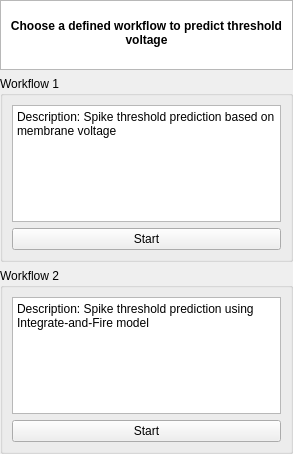
<?xml version="1.0" encoding="UTF-8"?>
<ui version="4.0">
 <class>threshold_euqation_method_main_window</class>
 <widget class="QWidget" name="threshold_euqation_method_main_window">
  <property name="geometry">
   <rect>
    <x>0</x>
    <y>0</y>
    <width>293</width>
    <height>454</height>
   </rect>
  </property>
  <property name="windowTitle">
   <string>Form</string>
  </property>
  <layout class="QGridLayout" name="gridLayout_threshold_equation_method">
   <property name="leftMargin">
    <number>0</number>
   </property>
   <property name="topMargin">
    <number>0</number>
   </property>
   <property name="rightMargin">
    <number>0</number>
   </property>
   <property name="bottomMargin">
    <number>0</number>
   </property>
   <item row="2" column="1">
    <widget class="QGroupBox" name="groupBox_2">
     <property name="title">
      <string>Workflow 2</string>
     </property>
     <layout class="QVBoxLayout" name="verticalLayout_2">
      <item>
       <widget class="QTextEdit" name="textEdit_2">
        <property name="readOnly">
         <bool>true</bool>
        </property>
        <property name="html">
         <string>&lt;!DOCTYPE HTML PUBLIC &quot;-//W3C//DTD HTML 4.0//EN&quot; &quot;http://www.w3.org/TR/REC-html40/strict.dtd&quot;&gt;
&lt;html&gt;&lt;head&gt;&lt;meta name=&quot;qrichtext&quot; content=&quot;1&quot; /&gt;&lt;meta charset=&quot;utf-8&quot; /&gt;&lt;style type=&quot;text/css&quot;&gt;
p, li { white-space: pre-wrap; }
hr { height: 1px; border-width: 0; }
li.unchecked::marker { content: &quot;\2610&quot;; }
li.checked::marker { content: &quot;\2612&quot;; }
&lt;/style&gt;&lt;/head&gt;&lt;body style=&quot; font-family:'Microsoft YaHei UI'; font-size:9pt; font-weight:400; font-style:normal;&quot;&gt;
&lt;p style=&quot; margin-top:0px; margin-bottom:0px; margin-left:0px; margin-right:0px; -qt-block-indent:0; text-indent:0px;&quot;&gt;Description: Spike threshold prediction using Integrate-and-Fire model&lt;/p&gt;&lt;/body&gt;&lt;/html&gt;</string>
        </property>
       </widget>
      </item>
      <item>
       <widget class="QPushButton" name="pushButton_workflow_2">
        <property name="text">
         <string>Start</string>
        </property>
       </widget>
      </item>
     </layout>
    </widget>
   </item>
   <item row="1" column="1">
    <widget class="QGroupBox" name="groupBox">
     <property name="title">
      <string>Workflow 1</string>
     </property>
     <layout class="QVBoxLayout" name="verticalLayout">
      <item>
       <widget class="QTextEdit" name="textEdit">
        <property name="readOnly">
         <bool>true</bool>
        </property>
        <property name="html">
         <string>&lt;!DOCTYPE HTML PUBLIC &quot;-//W3C//DTD HTML 4.0//EN&quot; &quot;http://www.w3.org/TR/REC-html40/strict.dtd&quot;&gt;
&lt;html&gt;&lt;head&gt;&lt;meta name=&quot;qrichtext&quot; content=&quot;1&quot; /&gt;&lt;meta charset=&quot;utf-8&quot; /&gt;&lt;style type=&quot;text/css&quot;&gt;
p, li { white-space: pre-wrap; }
hr { height: 1px; border-width: 0; }
li.unchecked::marker { content: &quot;\2610&quot;; }
li.checked::marker { content: &quot;\2612&quot;; }
&lt;/style&gt;&lt;/head&gt;&lt;body style=&quot; font-family:'Microsoft YaHei UI'; font-size:9pt; font-weight:400; font-style:normal;&quot;&gt;
&lt;p style=&quot; margin-top:0px; margin-bottom:0px; margin-left:0px; margin-right:0px; -qt-block-indent:0; text-indent:0px;&quot;&gt;Description: Spike threshold prediction based on membrane voltage&lt;/p&gt;&lt;/body&gt;&lt;/html&gt;</string>
        </property>
       </widget>
      </item>
      <item>
       <widget class="QPushButton" name="pushButton_workflow_1">
        <property name="text">
         <string>Start</string>
        </property>
       </widget>
      </item>
     </layout>
    </widget>
   </item>
   <item row="0" column="1">
    <widget class="QTextEdit" name="textEdit_3">
     <property name="maximumSize">
      <size>
       <width>16777215</width>
       <height>90</height>
      </size>
     </property>
     <property name="readOnly">
      <bool>true</bool>
     </property>
     <property name="html">
      <string>&lt;!DOCTYPE HTML PUBLIC &quot;-//W3C//DTD HTML 4.0//EN&quot; &quot;http://www.w3.org/TR/REC-html40/strict.dtd&quot;&gt;
&lt;html&gt;&lt;head&gt;&lt;meta name=&quot;qrichtext&quot; content=&quot;1&quot; /&gt;&lt;meta charset=&quot;utf-8&quot; /&gt;&lt;style type=&quot;text/css&quot;&gt;
p, li { white-space: pre-wrap; }
hr { height: 1px; border-width: 0; }
li.unchecked::marker { content: &quot;\2610&quot;; }
li.checked::marker { content: &quot;\2612&quot;; }
&lt;/style&gt;&lt;/head&gt;&lt;body style=&quot; font-family:'Microsoft YaHei UI'; font-size:9pt; font-weight:400; font-style:normal;&quot;&gt;
&lt;p align=&quot;center&quot; style=&quot;-qt-paragraph-type:empty; margin-top:0px; margin-bottom:0px; margin-left:0px; margin-right:0px; -qt-block-indent:0; text-indent:0px;&quot;&gt;&lt;br /&gt;&lt;/p&gt;
&lt;p align=&quot;center&quot; style=&quot; margin-top:0px; margin-bottom:0px; margin-left:0px; margin-right:0px; -qt-block-indent:0; text-indent:0px;&quot;&gt;&lt;span style=&quot; font-weight:700; color:#000000;&quot;&gt;Choose a defined workflow to predict threshold voltage&lt;/span&gt;&lt;/p&gt;&lt;/body&gt;&lt;/html&gt;</string>
     </property>
    </widget>
   </item>
  </layout>
 </widget>
 <resources/>
 <connections/>
</ui>
